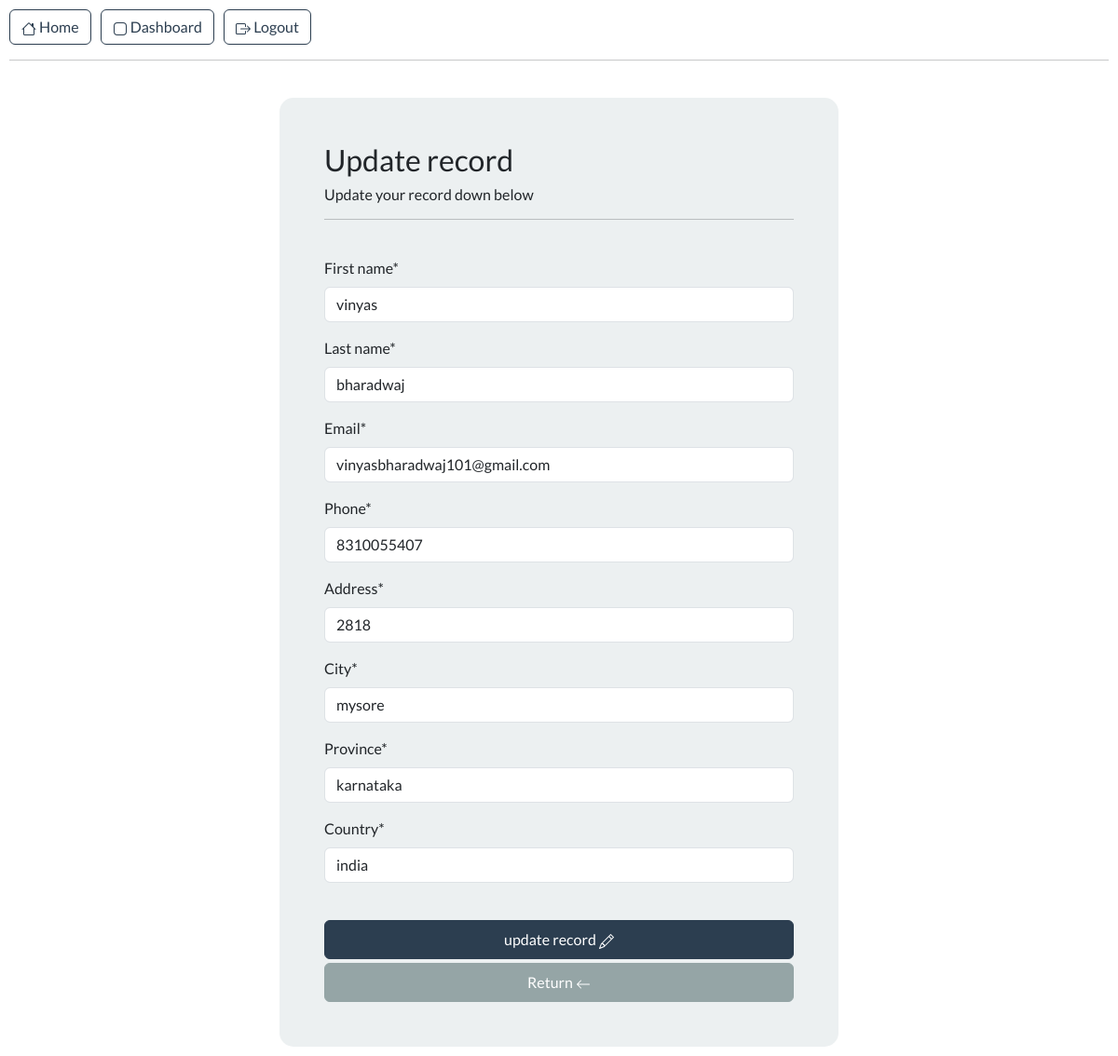
The page /update-record/3 (signed in) on the database its author committed.
### webapp/models.py (models this page shows, shortened)
class Record(models.Model):
  creation_date = models.DateTimeField(auto_now_add=True)
  first_name = models.CharField(max_length=100)
  last_name = models.CharField(max_length=100)
  email = models.EmailField()
  phone = models.CharField(max_length=20)
  address = models.CharField(max_length=100)
  city = models.CharField(max_length=100)
  province = models.CharField(max_length=100)
  country = models.CharField(max_length=100)

### webapp/views.py (the view)
# urls.py: path('update-record/<int:pk>', views.update_record, name='update-record'),
@login_required(login_url='login')
def update_record(request, pk):
  record = Record.objects.get(id=pk)
  form = UpdateRecordForm(instance=record)
  if request.method == 'POST':
    form = UpdateRecordForm(request.POST, instance=record)
    if form.is_valid():
      form.save()
      messages.success(request, "Record updated successfully")
      return redirect('dashboard')
  context = {'form': form, 'record': record}
  return render(request, 'webapp/update-record.html', context=context)

### webapp/forms.py
class UpdateRecordForm(forms.ModelForm):
   class Meta:
      model = Record
      fields = ['first_name', 'last_name', 'email', 'phone', 'address', 'city', 'province', 'country']

### webapp/templates/webapp/update-record.html (shortened to what this page needs)
{% extends 'webapp/base.html' %}
{% load crispy_forms_tags %}
{% block content %}
  <body>
    <div class="form-layout container bg-light shadown-md p-5" style="border-radius: 15px; width: 600px">
      <h3>Update record</h3>
      <h6>Update your record down below</h6>
      <hr>
      <br>
      <form method='POST' autocomplete='off'>
        {{ form|crispy }}
        <br>
        <button type="submit" class="btn btn-primary w-100 btn-block p-2">
          update record
        </button>
        <a href="{% url 'view-record' record.id %}" class="btn btn-secondary w-100 p-2 mt-1">
          Return
          <svg xmlns="http://www.w3.org/2000/svg" width="16" height="16" fill="currentColor" class="bi bi-arrow-left" viewBox="0 0 16 16">
            <path fill-rule="evenodd" d="M15 8a.5.5 0 0 0-.5-.5H2.707l3.147-3.146a.5.5 0 1 0-.708-.708l-4 4a.5.5 0 0 0 0 .708l4 4a.5.5 0 0 0 .708-.708L2.707 8.5H14.5A.5.5 0 0 0 15 8"/>
          </svg>
        </a>
      </form>
    </div>
  </body>
{% endblock %}

### rows shown on the page
Record: first_name "vinyas", last_name "bharadwaj", email "vinyasbharadwaj101@gmail.com", phone "8310055407", address "2818", city "mysore", province "karnataka", country "india"
